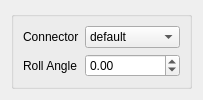
<?xml version="1.0" encoding="UTF-8"?>
<ui version="4.0">
 <class>Form</class>
 <widget class="QWidget" name="Form">
  <property name="geometry">
   <rect>
    <x>0</x>
    <y>0</y>
    <width>187</width>
    <height>84</height>
   </rect>
  </property>
  <property name="windowTitle">
   <string>Form</string>
  </property>
  <layout class="QVBoxLayout" name="verticalLayout">
   <item>
    <widget class="QGroupBox" name="groupBox">
     <property name="title">
      <string/>
     </property>
     <layout class="QGridLayout" name="gridLayout">
      <item row="2" column="1" colspan="2">
       <widget class="QComboBox" name="connector_comboBox">
        <item>
         <property name="text">
          <string>default</string>
         </property>
        </item>
        <item>
         <property name="text">
          <string>leg_2jnt_01</string>
         </property>
        </item>
       </widget>
      </item>
      <item row="2" column="0">
       <widget class="QLabel" name="label_4">
        <property name="text">
         <string>Connector</string>
        </property>
       </widget>
      </item>
      <item row="3" column="0">
       <widget class="QLabel" name="label">
        <property name="text">
         <string>Roll Angle</string>
        </property>
       </widget>
      </item>
      <item row="3" column="1" colspan="2">
       <widget class="QDoubleSpinBox" name="roll_angle_doubleSpinBox">
        <property name="minimum">
         <double>-360.000000000000000</double>
        </property>
        <property name="maximum">
         <double>360.000000000000000</double>
        </property>
       </widget>
      </item>
     </layout>
    </widget>
   </item>
  </layout>
 </widget>
 <resources/>
 <connections/>
</ui>
